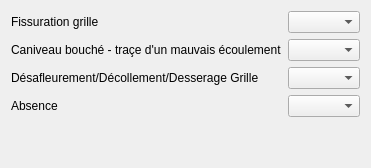
                 <widget class="QWidget" name="tab_5">
                  <attribute name="title">
                   <string>Assainissement</string>
                  </attribute>
                  <layout class="QGridLayout" name="gridLayout_13">
                   <item row="0" column="0">
                    <widget class="QLabel" name="label_35">
                     <property name="text">
                      <string>Fissuration grille</string>
                     </property>
                    </widget>
                   </item>
                   <item row="1" column="1">
                    <widget class="QComboBox" name="comboBox_eqp_caniveaubouche"/>
                   </item>
                   <item row="2" column="0">
                    <widget class="QLabel" name="label_37">
                     <property name="text">
                      <string>Désafleurement/Décollement/Desserage Grille</string>
                     </property>
                    </widget>
                   </item>
                   <item row="0" column="1">
                    <widget class="QComboBox" name="comboBox_eqp_fissurationgrille"/>
                   </item>
                   <item row="1" column="0">
                    <widget class="QLabel" name="label_36">
                     <property name="text">
                      <string>Caniveau bouché - traçe d'un mauvais écoulement</string>
                     </property>
                    </widget>
                   </item>
                   <item row="2" column="1">
                    <widget class="QComboBox" name="comboBox_eqp_desaffleurement"/>
                   </item>
                   <item row="3" column="0">
                    <widget class="QLabel" name="label_38">
                     <property name="text">
                      <string>Absence</string>
                     </property>
                    </widget>
                   </item>
                   <item row="3" column="1">
                    <widget class="QComboBox" name="comboBox_eqp_absenceass"/>
                   </item>
                   <item row="4" column="1">
                    <spacer name="verticalSpacer_5">
                     <property name="orientation">
                      <enum>Qt::Vertical</enum>
                     </property>
                     <property name="sizeHint" stdset="0">
                      <size>
                       <width>20</width>
                       <height>40</height>
                      </size>
                     </property>
                    </spacer>
                   </item>
                  </layout>
                 </widget>
